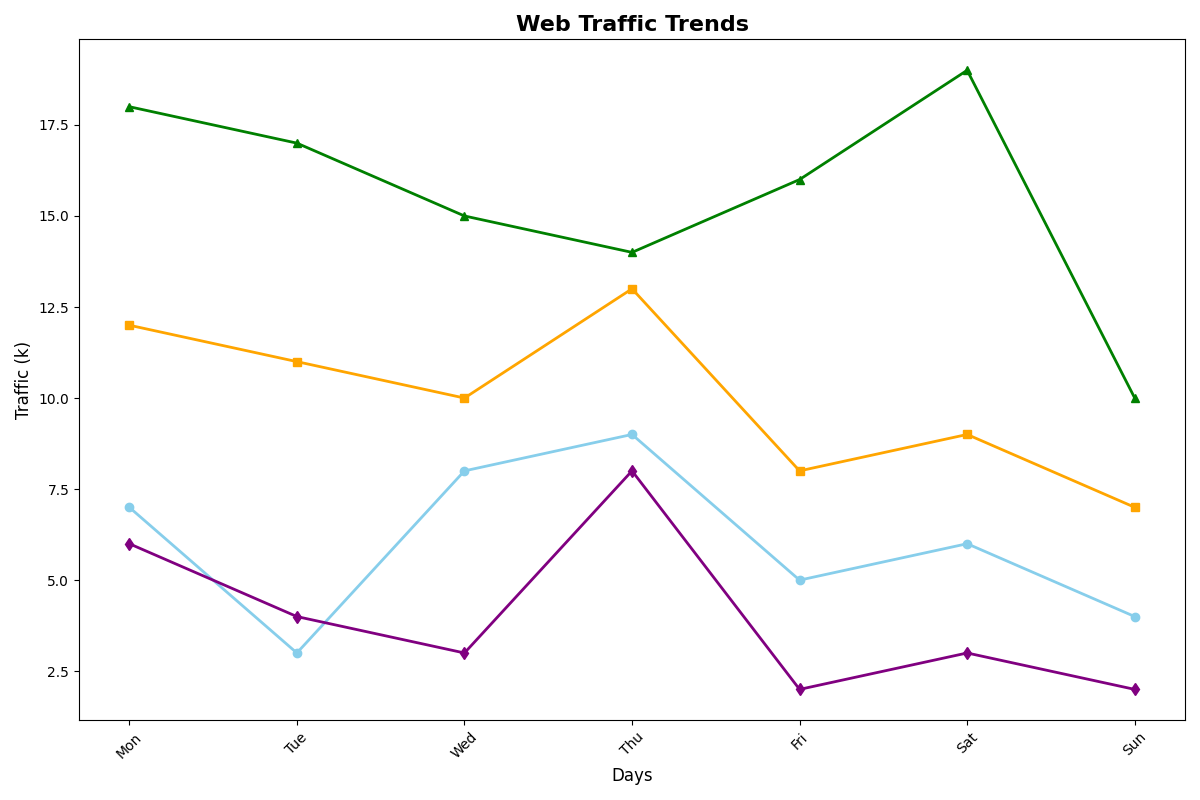

Here is the Python script that generated this plot:
import matplotlib.pyplot as plt

days = ['Mon', 'Tue', 'Wed', 'Thu', 'Fri', 'Sat', 'Sun']

# Altered data values within each time period
morning_traffic = [7, 3, 8, 9, 5, 6, 4]
afternoon_traffic = [12, 11, 10, 13, 8, 9, 7]
evening_traffic = [18, 17, 15, 14, 16, 19, 10]
night_traffic = [6, 4, 3, 8, 2, 3, 2]

fig, ax = plt.subplots(figsize=(12, 8))

# Plotting the shuffled data
ax.plot(days, morning_traffic, color='skyblue', marker='o', linewidth=2)
ax.plot(days, afternoon_traffic, color='orange', marker='s', linewidth=2)
ax.plot(days, evening_traffic, color='green', marker='^', linewidth=2)
ax.plot(days, night_traffic, color='purple', marker='d', linewidth=2)

# Adding labels
ax.set_xlabel('Days', fontsize=12)
ax.set_ylabel('Traffic (k)', fontsize=12)
ax.set_title('Web Traffic Trends', fontsize=16, fontweight='bold')

# Rotating x-axis labels
plt.xticks(rotation=45)

plt.tight_layout()

plt.show()
